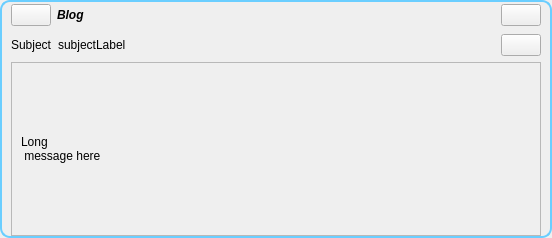
<?xml version="1.0" encoding="UTF-8"?>
<ui version="4.0">
 <class>BlogMsgItem</class>
 <widget class="QWidget" name="BlogMsgItem">
  <property name="geometry">
   <rect>
    <x>0</x>
    <y>0</y>
    <width>552</width>
    <height>238</height>
   </rect>
  </property>
  <property name="windowTitle">
   <string>Form</string>
  </property>
  <property name="styleSheet">
   <string notr="true"/>
  </property>
  <layout class="QGridLayout">
   <property name="margin">
    <number>0</number>
   </property>
   <item row="0" column="0">
    <widget class="QFrame" name="frame">
     <property name="sizePolicy">
      <sizepolicy hsizetype="Expanding" vsizetype="Preferred">
       <horstretch>0</horstretch>
       <verstretch>0</verstretch>
      </sizepolicy>
     </property>
     <property name="styleSheet">
      <string notr="true">QFrame#frame{ 
border: 2px solid #6ACEFF;
border-radius: 10px;
background-color: qlineargradient(x1:0, y1:0, x2:0, y2:1,
stop:0 #0076B1, stop:1 #12A3EB);}</string>
     </property>
     <property name="frameShape">
      <enum>QFrame::StyledPanel</enum>
     </property>
     <property name="frameShadow">
      <enum>QFrame::Raised</enum>
     </property>
     <layout class="QVBoxLayout">
      <property name="topMargin">
       <number>0</number>
      </property>
      <property name="bottomMargin">
       <number>0</number>
      </property>
      <item>
       <layout class="QHBoxLayout">
        <property name="spacing">
         <number>6</number>
        </property>
        <item>
         <widget class="QPushButton" name="clearButton">
          <property name="sizePolicy">
           <sizepolicy hsizetype="Minimum" vsizetype="Fixed">
            <horstretch>0</horstretch>
            <verstretch>0</verstretch>
           </sizepolicy>
          </property>
          <property name="toolTip">
           <string>Remove Item</string>
          </property>
          <property name="text">
           <string/>
          </property>
          <property name="icon">
           <iconset resource="../images.qrc">
            <normaloff>:/images/close_normal.png</normaloff>:/images/close_normal.png</iconset>
          </property>
         </widget>
        </item>
        <item>
         <spacer>
          <property name="orientation">
           <enum>Qt::Horizontal</enum>
          </property>
          <property name="sizeType">
           <enum>QSizePolicy::Preferred</enum>
          </property>
          <property name="sizeHint" stdset="0">
           <size>
            <width>16</width>
            <height>26</height>
           </size>
          </property>
         </spacer>
        </item>
        <item>
         <widget class="QLabel" name="titleLabel">
          <property name="sizePolicy">
           <sizepolicy hsizetype="Minimum" vsizetype="Minimum">
            <horstretch>0</horstretch>
            <verstretch>0</verstretch>
           </sizepolicy>
          </property>
          <property name="font">
           <font>
            <weight>75</weight>
            <italic>true</italic>
            <bold>true</bold>
           </font>
          </property>
          <property name="text">
           <string notr="true">Blog</string>
          </property>
         </widget>
        </item>
        <item>
         <spacer>
          <property name="orientation">
           <enum>Qt::Horizontal</enum>
          </property>
          <property name="sizeType">
           <enum>QSizePolicy::Preferred</enum>
          </property>
          <property name="sizeHint" stdset="0">
           <size>
            <width>1000</width>
            <height>20</height>
           </size>
          </property>
         </spacer>
        </item>
        <item>
         <widget class="QPushButton" name="expandButton">
          <property name="sizePolicy">
           <sizepolicy hsizetype="Fixed" vsizetype="Fixed">
            <horstretch>0</horstretch>
            <verstretch>0</verstretch>
           </sizepolicy>
          </property>
          <property name="toolTip">
           <string>Expand</string>
          </property>
          <property name="text">
           <string/>
          </property>
          <property name="icon">
           <iconset resource="../images.qrc">
            <normaloff>:/images/edit_add24.png</normaloff>:/images/edit_add24.png</iconset>
          </property>
         </widget>
        </item>
       </layout>
      </item>
      <item>
       <layout class="QHBoxLayout">
        <item>
         <widget class="QLabel" name="label_2">
          <property name="text">
           <string>Subject</string>
          </property>
         </widget>
        </item>
        <item>
         <widget class="QLabel" name="subjectLabel">
          <property name="sizePolicy">
           <sizepolicy hsizetype="MinimumExpanding" vsizetype="Preferred">
            <horstretch>0</horstretch>
            <verstretch>0</verstretch>
           </sizepolicy>
          </property>
          <property name="text">
           <string notr="true">subjectLabel</string>
          </property>
         </widget>
        </item>
        <item>
         <spacer>
          <property name="orientation">
           <enum>Qt::Horizontal</enum>
          </property>
          <property name="sizeType">
           <enum>QSizePolicy::Preferred</enum>
          </property>
          <property name="sizeHint" stdset="0">
           <size>
            <width>500</width>
            <height>20</height>
           </size>
          </property>
         </spacer>
        </item>
        <item>
         <widget class="QPushButton" name="playButton">
          <property name="sizePolicy">
           <sizepolicy hsizetype="Fixed" vsizetype="Fixed">
            <horstretch>0</horstretch>
            <verstretch>0</verstretch>
           </sizepolicy>
          </property>
          <property name="toolTip">
           <string>Play Media</string>
          </property>
          <property name="text">
           <string/>
          </property>
          <property name="icon">
           <iconset resource="../images.qrc">
            <normaloff>:/images/startall.png</normaloff>:/images/startall.png</iconset>
          </property>
         </widget>
        </item>
       </layout>
      </item>
      <item>
       <widget class="QFrame" name="expandFrame">
        <property name="frameShape">
         <enum>QFrame::StyledPanel</enum>
        </property>
        <property name="frameShadow">
         <enum>QFrame::Raised</enum>
        </property>
        <layout class="QVBoxLayout">
         <item>
          <widget class="QLabel" name="msgLabel">
           <property name="sizePolicy">
            <sizepolicy hsizetype="MinimumExpanding" vsizetype="Preferred">
             <horstretch>0</horstretch>
             <verstretch>0</verstretch>
            </sizepolicy>
           </property>
           <property name="text">
            <string notr="true">Long 
 message here</string>
           </property>
          </widget>
         </item>
        </layout>
       </widget>
      </item>
     </layout>
    </widget>
   </item>
  </layout>
 </widget>
 <resources>
  <include location="../images.qrc"/>
 </resources>
 <connections/>
</ui>
